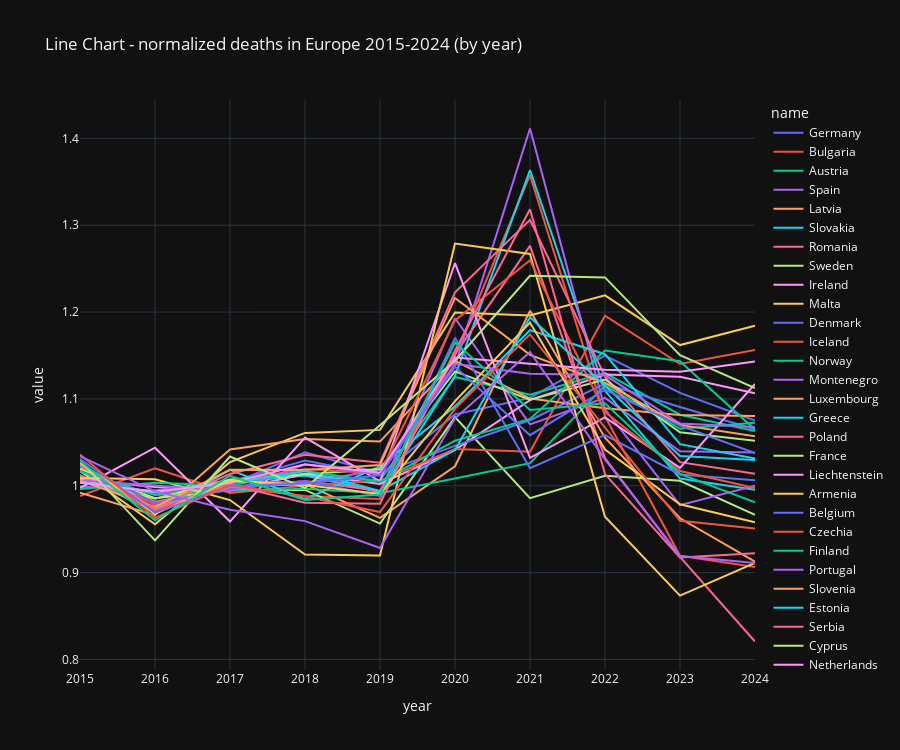

Notebook source saved alongside this figure:
### Markdown cell above
* Note
the chart below shows that all the countries went through the pandemic 2020-2021,
however some countries recovered (1.0 or less), and other countries still have higher than normal death rates (over 1.0).

### Code cell
title = 'Line Chart - normalized deaths in Europe 2015-2024 (by year)'
display(MD(f'### {title}'))

temp = cd[(cd['source']=='deaths') & (cd['filter']=='TOTAL') & (cd['value_type']=='normalized')]
temp = temp.sort_values(by='value', ascending=True)
temp = temp.sort_values(by='year', ascending=True)

fig = px.line(
    temp,
    x='year',
    y='value',
    color='name',
    height=750 ,
    hover_data={
        'name', 'abbr', 'value'
    },
    title=title
    )
fig.update_layout(template="plotly_dark")

### Figure 1 — Plotly figure (JSON) as saved in the notebook; plotly's stock layout.template omitted (floating-point values rounded to 4 significant figures)
{"data": [{"customdata": [["DE", "Germany"], ["DE", "Germany"], ["DE", "Germany"], ["DE", "Germany"], ["DE", "Germany"], ["DE", "Germany"], ["DE", "Germany"], ["DE", "Germany"], ["DE", "Germany"], ["DE", "Germany"]], "hovertemplate": "name=%{customdata[1]}<br>year=%{x}<br>value=%{y}<br>abbr=%{customdata[0]}<extra></extra>", "legendgroup": "Germany", "line": {"color": "#636efa", "dash": "solid"}, "marker": {"symbol": "circle"}, "mode": "lines", "name": "Germany", "orientation": "v", "showlegend": true, "type": "scatter", "x": [2015, 2016, 2017, 2018, 2019, 2020, 2021, 2022, 2023, 2024], "xaxis": "x", "y": [1.016, 0.9793, 1.004, 1.029, 1.012, 1.082, 1.101, 1.15, 1.107, 1.075], "yaxis": "y"}, {"customdata": [["BG", "Bulgaria"], ["BG", "Bulgaria"], ["BG", "Bulgaria"], ["BG", "Bulgaria"], ["BG", "Bulgaria"], ["BG", "Bulgaria"], ["BG", "Bulgaria"], ["BG", "Bulgaria"], ["BG", "Bulgaria"], ["BG", "Bulgaria"]], "hovertemplate": "name=%{customdata[1]}<br>year=%{x}<br>value=%{y}<br>abbr=%{customdata[0]}<extra></extra>", "legendgroup": "Bulgaria", "line": {"color": "#EF553B", "dash": "solid"}, "marker": {"symbol": "circle"}, "mode": "lines", "name": "Bulgaria", "orientation": "v", "showlegend": true, "type": "scatter", "x": [2015, 2016, 2017, 2018, 2019, 2020, 2021, 2022, 2023, 2024], "xaxis": "x", "y": [1.024, 0.9775, 0.9984, 0.9883, 0.9847, 1.15, 1.358, 1.08, 0.9193, 0.9064], "yaxis": "y"}, {"customdata": [["AT", "Austria"], ["AT", "Austria"], ["AT", "Austria"], ["AT", "Austria"], ["AT", "Austria"], ["AT", "Austria"], ["AT", "Austria"], ["AT", "Austria"], ["AT", "Austria"], ["AT", "Austria"]], "hovertemplate": "name=%{customdata[1]}<br>year=%{x}<br>value=%{y}<br>abbr=%{customdata[0]}<extra></extra>", "legendgroup": "Austria", "line": {"color": "#00cc96", "dash": "solid"}, "marker": {"symbol": "circle"}, "mode": "lines", "name": "Austria", "orientation": "v", "showlegend": true, "type": "scatter", "x": [2015, 2016, 2017, 2018, 2019, 2020, 2021, 2022, 2023, 2024], "xaxis": "x", "y": [1.024, 0.9729, 1.003, 1.013, 1.006, 1.125, 1.105, 1.13, 1.082, 1.063], "yaxis": "y"}, {"customdata": [["ES", "Spain"], ["ES", "Spain"], ["ES", "Spain"], ["ES", "Spain"], ["ES", "Spain"], ["ES", "Spain"], ["ES", "Spain"], ["ES", "Spain"], ["ES", "Spain"], ["ES", "Spain"]], "hovertemplate": "name=%{customdata[1]}<br>year=%{x}<br>value=%{y}<br>abbr=%{customdata[0]}<extra></extra>", "legendgroup": "Spain", "line": {"color": "#ab63fa", "dash": "solid"}, "marker": {"symbol": "circle"}, "mode": "lines", "name": "Spain", "orientation": "v", "showlegend": true, "type": "scatter", "x": [2015, 2016, 2017, 2018, 2019, 2020, 2021, 2022, 2023, 2024], "xaxis": "x", "y": [1.023, 0.9712, 1.006, 1.014, 0.9922, 1.193, 1.071, 1.101, 1.04, 1.038], "yaxis": "y"}, {"customdata": [["LV", "Latvia"], ["LV", "Latvia"], ["LV", "Latvia"], ["LV", "Latvia"], ["LV", "Latvia"], ["LV", "Latvia"], ["LV", "Latvia"], ["LV", "Latvia"], ["LV", "Latvia"], ["LV", "Latvia"]], "hovertemplate": "name=%{customdata[1]}<br>year=%{x}<br>value=%{y}<br>abbr=%{customdata[0]}<extra></extra>", "legendgroup": "Latvia", "line": {"color": "#FFA15A", "dash": "solid"}, "marker": {"symbol": "circle"}, "mode": "lines", "name": "Latvia", "orientation": "v", "showlegend": true, "type": "scatter", "x": [2015, 2016, 2017, 2018, 2019, 2020, 2021, 2022, 2023, 2024], "xaxis": "x", "y": [1.01, 0.9913, 0.9989, 1.002, 0.9631, 1.022, 1.201, 1.055, 0.9626, 0.9126], "yaxis": "y"}, {"customdata": [["SK", "Slovakia"], ["SK", "Slovakia"], ["SK", "Slovakia"], ["SK", "Slovakia"], ["SK", "Slovakia"], ["SK", "Slovakia"], ["SK", "Slovakia"], ["SK", "Slovakia"], ["SK", "Slovakia"], ["SK", "Slovakia"]], "hovertemplate": "name=%{customdata[1]}<br>year=%{x}<br>value=%{y}<br>abbr=%{customdata[0]}<extra></extra>", "legendgroup": "Slovakia", "line": {"color": "#19d3f3", "dash": "solid"}, "marker": {"symbol": "circle"}, "mode": "lines", "name": "Slovakia", "orientation": "v", "showlegend": true, "type": "scatter", "x": [2015, 2016, 2017, 2018, 2019, 2020, 2021, 2022, 2023, 2024], "xaxis": "x", "y": [1.023, 0.9733, 1.004, 1.012, 0.9926, 1.126, 1.364, 1.109, 1.008, 0.9953], "yaxis": "y"}, {"customdata": [["RO", "Romania"], ["RO", "Romania"], ["RO", "Romania"], ["RO", "Romania"], ["RO", "Romania"], ["RO", "Romania"], ["RO", "Romania"], ["RO", "Romania"], ["RO", "Romania"], ["RO", "Romania"]], "hovertemplate": "name=%{customdata[1]}<br>year=%{x}<br>value=%{y}<br>abbr=%{customdata[0]}<extra></extra>", "legendgroup": "Romania", "line": {"color": "#FF6692", "dash": "solid"}, "marker": {"symbol": "circle"}, "mode": "lines", "name": "Romania", "orientation": "v", "showlegend": true, "type": "scatter", "x": [2015, 2016, 2017, 2018, 2019, 2020, 2021, 2022, 2023, 2024], "xaxis": "x", "y": [1.021, 0.9817, 0.9977, 1.005, 0.9939, 1.151, 1.276, 1.032, 0.9181, 0.8207], "yaxis": "y"}, {"customdata": [["SE", "Sweden"], ["SE", "Sweden"], ["SE", "Sweden"], ["SE", "Sweden"], ["SE", "Sweden"], ["SE", "Sweden"], ["SE", "Sweden"], ["SE", "Sweden"], ["SE", "Sweden"], ["SE", "Sweden"]], "hovertemplate": "name=%{customdata[1]}<br>year=%{x}<br>value=%{y}<br>abbr=%{customdata[0]}<extra></extra>", "legendgroup": "Sweden", "line": {"color": "#B6E880", "dash": "solid"}, "marker": {"symbol": "circle"}, "mode": "lines", "name": "Sweden", "orientation": "v", "showlegend": true, "type": "scatter", "x": [2015, 2016, 2017, 2018, 2019, 2020, 2021, 2022, 2023, 2024], "xaxis": "x", "y": [1.019, 0.9856, 0.9951, 0.9952, 0.9565, 1.079, 0.9858, 1.012, 1.006, 0.9664], "yaxis": "y"}, {"customdata": [["IE", "Ireland"], ["IE", "Ireland"], ["IE", "Ireland"], ["IE", "Ireland"], ["IE", "Ireland"], ["IE", "Ireland"], ["IE", "Ireland"], ["IE", "Ireland"], ["IE", "Ireland"], ["IE", "Ireland"]], "hovertemplate": "name=%{customdata[1]}<br>year=%{x}<br>value=%{y}<br>abbr=%{customdata[0]}<extra></extra>", "legendgroup": "Ireland", "line": {"color": "#FF97FF", "dash": "solid"}, "marker": {"symbol": "circle"}, "mode": "lines", "name": "Ireland", "orientation": "v", "showlegend": true, "type": "scatter", "x": [2015, 2016, 2017, 2018, 2019, 2020, 2021, 2022, 2023, 2024], "xaxis": "x", "y": [1.007, 0.9984, 0.9946, 1.014, 1.002, 1.041, 1.099, 1.128, 1.126, 1.106], "yaxis": "y"}, {"customdata": [["MT", "Malta"], ["MT", "Malta"], ["MT", "Malta"], ["MT", "Malta"], ["MT", "Malta"], ["MT", "Malta"], ["MT", "Malta"], ["MT", "Malta"], ["MT", "Malta"], ["MT", "Malta"]], "hovertemplate": "name=%{customdata[1]}<br>year=%{x}<br>value=%{y}<br>abbr=%{customdata[0]}<extra></extra>", "legendgroup": "Malta", "line": {"color": "#FECB52", "dash": "solid"}, "marker": {"symbol": "circle"}, "mode": "lines", "name": "Malta", "orientation": "v", "showlegend": true, "type": "scatter", "x": [2015, 2016, 2017, 2018, 2019, 2020, 2021, 2022, 2023, 2024], "xaxis": "x", "y": [1.017, 0.9557, 1.027, 1.061, 1.064, 1.2, 1.196, 1.219, 1.162, 1.184], "yaxis": "y"}, {"customdata": [["DK", "Denmark"], ["DK", "Denmark"], ["DK", "Denmark"], ["DK", "Denmark"], ["DK", "Denmark"], ["DK", "Denmark"], ["DK", "Denmark"], ["DK", "Denmark"], ["DK", "Denmark"], ["DK", "Denmark"]], "hovertemplate": "name=%{customdata[1]}<br>year=%{x}<br>value=%{y}<br>abbr=%{customdata[0]}<extra></extra>", "legendgroup": "Denmark", "line": {"color": "#636efa", "dash": "solid"}, "marker": {"symbol": "circle"}, "mode": "lines", "name": "Denmark", "orientation": "v", "showlegend": true, "type": "scatter", "x": [2015, 2016, 2017, 2018, 2019, 2020, 2021, 2022, 2023, 2024], "xaxis": "x", "y": [1.007, 0.9914, 1.001, 1.038, 1.014, 1.046, 1.075, 1.118, 1.091, 1.065], "yaxis": "y"}, {"customdata": [["IS", "Iceland"], ["IS", "Iceland"], ["IS", "Iceland"], ["IS", "Iceland"], ["IS", "Iceland"], ["IS", "Iceland"], ["IS", "Iceland"], ["IS", "Iceland"], ["IS", "Iceland"], ["IS", "Iceland"]], "hovertemplate": "name=%{customdata[1]}<br>year=%{x}<br>value=%{y}<br>abbr=%{customdata[0]}<extra></extra>", "legendgroup": "Iceland", "line": {"color": "#EF553B", "dash": "solid"}, "marker": {"symbol": "circle"}, "mode": "lines", "name": "Iceland", "orientation": "v", "showlegend": true, "type": "scatter", "x": [2015, 2016, 2017, 2018, 2019, 2020, 2021, 2022, 2023, 2024], "xaxis": "x", "y": [0.9881, 1.02, 0.9917, 1.0, 1.006, 1.042, 1.039, 1.196, 1.14, 1.156], "yaxis": "y"}, {"customdata": [["NO", "Norway"], ["NO", "Norway"], ["NO", "Norway"], ["NO", "Norway"], ["NO", "Norway"], ["NO", "Norway"], ["NO", "Norway"], ["NO", "Norway"], ["NO", "Norway"], ["NO", "Norway"]], "hovertemplate": "name=%{customdata[1]}<br>year=%{x}<br>value=%{y}<br>abbr=%{customdata[0]}<extra></extra>", "legendgroup": "Norway", "line": {"color": "#00cc96", "dash": "solid"}, "marker": {"symbol": "circle"}, "mode": "lines", "name": "Norway", "orientation": "v", "showlegend": true, "type": "scatter", "x": [2015, 2016, 2017, 2018, 2019, 2020, 2021, 2022, 2023, 2024], "xaxis": "x", "y": [1.016, 0.9895, 0.9944, 0.9966, 0.9915, 1.008, 1.026, 1.116, 1.066, 1.072], "yaxis": "y"}, {"customdata": [["ME", "Montenegro"], ["ME", "Montenegro"], ["ME", "Montenegro"], ["ME", "Montenegro"], ["ME", "Montenegro"], ["ME", "Montenegro"], ["ME", "Montenegro"], ["ME", "Montenegro"], ["ME", "Montenegro"], ["ME", "Montenegro"]], "hovertemplate": "name=%{customdata[1]}<br>year=%{x}<br>value=%{y}<br>abbr=%{customdata[0]}<extra></extra>", "legendgroup": "Montenegro", "line": {"color": "#ab63fa", "dash": "solid"}, "marker": {"symbol": "circle"}, "mode": "lines", "name": "Montenegro", "orientation": "v", "showlegend": true, "type": "scatter", "x": [2015, 2016, 2017, 2018, 2019, 2020, 2021, 2022, 2023, 2024], "xaxis": "x", "y": [0.999, 0.9947, 1.006, 1.003, 1.019, 1.138, 1.411, 1.088, 0.9777, 1.0], "yaxis": "y"}, {"customdata": [["LU", "Luxembourg"], ["LU", "Luxembourg"], ["LU", "Luxembourg"], ["LU", "Luxembourg"], ["LU", "Luxembourg"], ["LU", "Luxembourg"], ["LU", "Luxembourg"], ["LU", "Luxembourg"], ["LU", "Luxembourg"], ["LU", "Luxembourg"]], "hovertemplate": "name=%{customdata[1]}<br>year=%{x}<br>value=%{y}<br>abbr=%{customdata[0]}<extra></extra>", "legendgroup": "Luxembourg", "line": {"color": "#FFA15A", "dash": "solid"}, "marker": {"symbol": "circle"}, "mode": "lines", "name": "Luxembourg", "orientation": "v", "showlegend": true, "type": "scatter", "x": [2015, 2016, 2017, 2018, 2019, 2020, 2021, 2022, 2023, 2024], "xaxis": "x", "y": [0.9921, 0.9661, 1.042, 1.054, 1.051, 1.144, 1.1, 1.089, 1.082, 1.08], "yaxis": "y"}, {"customdata": [["EL", "Greece"], ["EL", "Greece"], ["EL", "Greece"], ["EL", "Greece"], ["EL", "Greece"], ["EL", "Greece"], ["EL", "Greece"], ["EL", "Greece"], ["EL", "Greece"], ["EL", "Greece"]], "hovertemplate": "name=%{customdata[1]}<br>year=%{x}<br>value=%{y}<br>abbr=%{customdata[0]}<extra></extra>", "legendgroup": "Greece", "line": {"color": "#19d3f3", "dash": "solid"}, "marker": {"symbol": "circle"}, "mode": "lines", "name": "Greece", "orientation": "v", "showlegend": true, "type": "scatter", "x": [2015, 2016, 2017, 2018, 2019, 2020, 2021, 2022, 2023, 2024], "xaxis": "x", "y": [1.012, 0.9695, 1.018, 0.9845, 1.022, 1.091, 1.179, 1.151, 1.048, 1.031], "yaxis": "y"}, {"customdata": [["PL", "Poland"], ["PL", "Poland"], ["PL", "Poland"], ["PL", "Poland"], ["PL", "Poland"], ["PL", "Poland"], ["PL", "Poland"], ["PL", "Poland"], ["PL", "Poland"], ["PL", "Poland"]], "hovertemplate": "name=%{customdata[1]}<br>year=%{x}<br>value=%{y}<br>abbr=%{customdata[0]}<extra></extra>", "legendgroup": "Poland", "line": {"color": "#FF6692", "dash": "solid"}, "marker": {"symbol": "circle"}, "mode": "lines", "name": "Poland", "orientation": "v", "showlegend": true, "type": "scatter", "x": [2015, 2016, 2017, 2018, 2019, 2020, 2021, 2022, 2023, 2024], "xaxis": "x", "y": [1.012, 0.9744, 1.014, 1.036, 1.026, 1.223, 1.306, 1.126, 1.027, 1.014], "yaxis": "y"}, {"customdata": [["FR", "France"], ["FR", "France"], ["FR", "France"], ["FR", "France"], ["FR", "France"], ["FR", "France"], ["FR", "France"], ["FR", "France"], ["FR", "France"], ["FR", "France"]], "hovertemplate": "name=%{customdata[1]}<br>year=%{x}<br>value=%{y}<br>abbr=%{customdata[0]}<extra></extra>", "legendgroup": "France", "line": {"color": "#B6E880", "dash": "solid"}, "marker": {"symbol": "circle"}, "mode": "lines", "name": "France", "orientation": "v", "showlegend": true, "type": "scatter", "x": [2015, 2016, 2017, 2018, 2019, 2020, 2021, 2022, 2023, 2024], "xaxis": "x", "y": [1.008, 0.9851, 1.007, 1.013, 1.019, 1.132, 1.099, 1.122, 1.062, 1.052], "yaxis": "y"}, {"customdata": [["LI", "Liechtenstein"], ["LI", "Liechtenstein"], ["LI", "Liechtenstein"], ["LI", "Liechtenstein"], ["LI", "Liechtenstein"], ["LI", "Liechtenstein"], ["LI", "Liechtenstein"], ["LI", "Liechtenstein"], ["LI", "Liechtenstein"], ["LI", "Liechtenstein"]], "hovertemplate": "name=%{customdata[1]}<br>year=%{x}<br>value=%{y}<br>abbr=%{customdata[0]}<extra></extra>", "legendgroup": "Liechtenstein", "line": {"color": "#FF97FF", "dash": "solid"}, "marker": {"symbol": "circle"}, "mode": "lines", "name": "Liechtenstein", "orientation": "v", "showlegend": true, "type": "scatter", "x": [2015, 2016, 2017, 2018, 2019, 2020, 2021, 2022, 2023, 2024], "xaxis": "x", "y": [0.9974, 1.044, 0.9588, 1.055, 1.005, 1.256, 1.032, 1.079, 1.021, 1.117], "yaxis": "y"}, {"customdata": [["AM", "Armenia"], ["AM", "Armenia"], ["AM", "Armenia"], ["AM", "Armenia"], ["AM", "Armenia"], ["AM", "Armenia"], ["AM", "Armenia"], ["AM", "Armenia"], ["AM", "Armenia"], ["AM", "Armenia"]], "hovertemplate": "name=%{customdata[1]}<br>year=%{x}<br>value=%{y}<br>abbr=%{customdata[0]}<extra></extra>", "legendgroup": "Armenia", "line": {"color": "#FECB52", "dash": "solid"}, "marker": {"symbol": "circle"}, "mode": "lines", "name": "Armenia", "orientation": "v", "showlegend": true, "type": "scatter", "x": [2015, 2016, 2017, 2018, 2019, 2020, 2021, 2022, 2023, 2024], "xaxis": "x", "y": [1.009, 1.007, 0.9835, 0.9209, 0.9196, 1.279, 1.267, 0.9644, 0.8735, 0.9113], "yaxis": "y"}, {"customdata": [["BE", "Belgium"], ["BE", "Belgium"], ["BE", "Belgium"], ["BE", "Belgium"], ["BE", "Belgium"], ["BE", "Belgium"], ["BE", "Belgium"], ["BE", "Belgium"], ["BE", "Belgium"], ["BE", "Belgium"]], "hovertemplate": "name=%{customdata[1]}<br>year=%{x}<br>value=%{y}<br>abbr=%{customdata[0]}<extra></extra>", "legendgroup": "Belgium", "line": {"color": "#636efa", "dash": "solid"}, "marker": {"symbol": "circle"}, "mode": "lines", "name": "Belgium", "orientation": "v", "showlegend": true, "type": "scatter", "x": [2015, 2016, 2017, 2018, 2019, 2020, 2021, 2022, 2023, 2024], "xaxis": "x", "y": [1.024, 0.9799, 0.9958, 1.005, 0.9881, 1.17, 1.02, 1.058, 1.013, 1.006], "yaxis": "y"}, {"customdata": [["CZ", "Czechia"], ["CZ", "Czechia"], ["CZ", "Czechia"], ["CZ", "Czechia"], ["CZ", "Czechia"], ["CZ", "Czechia"], ["CZ", "Czechia"], ["CZ", "Czechia"], ["CZ", "Czechia"], ["CZ", "Czechia"]], "hovertemplate": "name=%{customdata[1]}<br>year=%{x}<br>value=%{y}<br>abbr=%{customdata[0]}<extra></extra>", "legendgroup": "Czechia", "line": {"color": "#EF553B", "dash": "solid"}, "marker": {"symbol": "circle"}, "mode": "lines", "name": "Czechia", "orientation": "v", "showlegend": true, "type": "scatter", "x": [2015, 2016, 2017, 2018, 2019, 2020, 2021, 2022, 2023, 2024], "xaxis": "x", "y": [1.024, 0.9707, 1.005, 1.019, 1.014, 1.19, 1.26, 1.085, 1.017, 0.9975], "yaxis": "y"}, {"customdata": [["FI", "Finland"], ["FI", "Finland"], ["FI", "Finland"], ["FI", "Finland"], ["FI", "Finland"], ["FI", "Finland"], ["FI", "Finland"], ["FI", "Finland"], ["FI", "Finland"], ["FI", "Finland"]], "hovertemplate": "name=%{customdata[1]}<br>year=%{x}<br>value=%{y}<br>abbr=%{customdata[0]}<extra></extra>", "legendgroup": "Finland", "line": {"color": "#00cc96", "dash": "solid"}, "marker": {"symbol": "circle"}, "mode": "lines", "name": "Finland", "orientation": "v", "showlegend": true, "type": "scatter", "x": [2015, 2016, 2017, 2018, 2019, 2020, 2021, 2022, 2023, 2024], "xaxis": "x", "y": [0.9964, 1.004, 1.0, 1.017, 1.005, 1.052, 1.077, 1.156, 1.143, 1.065], "yaxis": "y"}, {"customdata": [["PT", "Portugal"], ["PT", "Portugal"], ["PT", "Portugal"], ["PT", "Portugal"], ["PT", "Portugal"], ["PT", "Portugal"], ["PT", "Portugal"], ["PT", "Portugal"], ["PT", "Portugal"], ["PT", "Portugal"]], "hovertemplate": "name=%{customdata[1]}<br>year=%{x}<br>value=%{y}<br>abbr=%{customdata[0]}<extra></extra>", "legendgroup": "Portugal", "line": {"color": "#ab63fa", "dash": "solid"}, "marker": {"symbol": "circle"}, "mode": "lines", "name": "Portugal", "orientation": "v", "showlegend": true, "type": "scatter", "x": [2015, 2016, 2017, 2018, 2019, 2020, 2021, 2022, 2023, 2024], "xaxis": "x", "y": [1.006, 1.0, 0.9936, 1.025, 1.013, 1.14, 1.129, 1.127, 1.072, 1.068], "yaxis": "y"}, {"customdata": [["SI", "Slovenia"], ["SI", "Slovenia"], ["SI", "Slovenia"], ["SI", "Slovenia"], ["SI", "Slovenia"], ["SI", "Slovenia"], ["SI", "Slovenia"], ["SI", "Slovenia"], ["SI", "Slovenia"], ["SI", "Slovenia"]], "hovertemplate": "name=%{customdata[1]}<br>year=%{x}<br>value=%{y}<br>abbr=%{customdata[0]}<extra></extra>", "legendgroup": "Slovenia", "line": {"color": "#FFA15A", "dash": "solid"}, "marker": {"symbol": "circle"}, "mode": "lines", "name": "Slovenia", "orientation": "v", "showlegend": true, "type": "scatter", "x": [2015, 2016, 2017, 2018, 2019, 2020, 2021, 2022, 2023, 2024], "xaxis": "x", "y": [1.006, 0.9756, 1.018, 1.018, 1.024, 1.216, 1.151, 1.118, 1.07, 1.057], "yaxis": "y"}, {"customdata": [["EE", "Estonia"], ["EE", "Estonia"], ["EE", "Estonia"], ["EE", "Estonia"], ["EE", "Estonia"], ["EE", "Estonia"], ["EE", "Estonia"], ["EE", "Estonia"], ["EE", "Estonia"], ["EE", "Estonia"]], "hovertemplate": "name=%{customdata[1]}<br>year=%{x}<br>value=%{y}<br>abbr=%{customdata[0]}<extra></extra>", "legendgroup": "Estonia", "line": {"color": "#19d3f3", "dash": "solid"}, "marker": {"symbol": "circle"}, "mode": "lines", "name": "Estonia", "orientation": "v", "showlegend": true, "type": "scatter", "x": [2015, 2016, 2017, 2018, 2019, 2020, 2021, 2022, 2023, 2024], "xaxis": "x", "y": [1.004, 0.9929, 1.003, 1.017, 0.9941, 1.041, 1.194, 1.115, 1.034, 1.03], "yaxis": "y"}, {"customdata": [["RS", "Serbia"], ["RS", "Serbia"], ["RS", "Serbia"], ["RS", "Serbia"], ["RS", "Serbia"], ["RS", "Serbia"], ["RS", "Serbia"], ["RS", "Serbia"], ["RS", "Serbia"], ["RS", "Serbia"]], "hovertemplate": "name=%{customdata[1]}<br>year=%{x}<br>value=%{y}<br>abbr=%{customdata[0]}<extra></extra>", "legendgroup": "Serbia", "line": {"color": "#FF6692", "dash": "solid"}, "marker": {"symbol": "circle"}, "mode": "lines", "name": "Serbia", "orientation": "v", "showlegend": true, "type": "scatter", "x": [2015, 2016, 2017, 2018, 2019, 2020, 2021, 2022, 2023, 2024], "xaxis": "x", "y": [1.025, 0.9742, 1.001, 0.9804, 0.9793, 1.155, 1.318, 1.013, 0.9174, 0.9224], "yaxis": "y"}, {"customdata": [["CY", "Cyprus"], ["CY", "Cyprus"], ["CY", "Cyprus"], ["CY", "Cyprus"], ["CY", "Cyprus"], ["CY", "Cyprus"], ["CY", "Cyprus"], ["CY", "Cyprus"], ["CY", "Cyprus"], ["CY", "Cyprus"]], "hovertemplate": "name=%{customdata[1]}<br>year=%{x}<br>value=%{y}<br>abbr=%{customdata[0]}<extra></extra>", "legendgroup": "Cyprus", "line": {"color": "#B6E880", "dash": "solid"}, "marker": {"symbol": "circle"}, "mode": "lines", "name": "Cyprus", "orientation": "v", "showlegend": true, "type": "scatter", "x": [2015, 2016, 2017, 2018, 2019, 2020, 2021, 2022, 2023, 2024], "xaxis": "x", "y": [1.029, 0.9372, 1.034, 0.9974, 1.07, 1.144, 1.242, 1.24, 1.15, 1.113], "yaxis": "y"}, {"customdata": [["NL", "Netherlands"], ["NL", "Netherlands"], ["NL", "Netherlands"], ["NL", "Netherlands"], ["NL", "Netherlands"], ["NL", "Netherlands"], ["NL", "Netherlands"], ["NL", "Netherlands"], ["NL", "Netherlands"], ["NL", "Netherlands"]], "hovertemplate": "name=%{customdata[1]}<br>year=%{x}<br>value=%{y}<br>abbr=%{customdata[0]}<extra></extra>", "legendgroup": "Netherlands", "line": {"color": "#FF97FF", "dash": "solid"}, "marker": {"symbol": "circle"}, "mode": "lines", "name": "Netherlands", "orientation": "v", "showlegend": true, "type": "scatter", "x": [2015, 2016, 2017, 2018, 2019, 2020, 2021, 2022, 2023, 2024], "xaxis": "x", "y": [1.003, 0.9932, 1.003, 1.025, 1.015, 1.148, 1.14, 1.134, 1.131, 1.143], "yaxis": "y"}, {"customdata": [["HU", "Hungary"], ["HU", "Hungary"], ["HU", "Hungary"], ["HU", "Hungary"], ["HU", "Hungary"], ["HU", "Hungary"], ["HU", "Hungary"], ["HU", "Hungary"], ["HU", "Hungary"], ["HU", "Hungary"]], "hovertemplate": "name=%{customdata[1]}<br>year=%{x}<br>value=%{y}<br>abbr=%{customdata[0]}<extra></extra>", "legendgroup": "Hungary", "line": {"color": "#FECB52", "dash": "solid"}, "marker": {"symbol": "circle"}, "mode": "lines", "name": "Hungary", "orientation": "v", "showlegend": true, "type": "scatter", "x": [2015, 2016, 2017, 2018, 2019, 2020, 2021, 2022, 2023, 2024], "xaxis": "x", "y": [1.026, 0.9676, 1.006, 1.001, 0.9905, 1.097, 1.188, 1.042, 0.9787, 0.9579], "yaxis": "y"}, {"customdata": [["CH", "Switzerland"], ["CH", "Switzerland"], ["CH", "Switzerland"], ["CH", "Switzerland"], ["CH", "Switzerland"], ["CH", "Switzerland"], ["CH", "Switzerland"], ["CH", "Switzerland"], ["CH", "Switzerland"], ["CH", "Switzerland"]], "hovertemplate": "name=%{customdata[1]}<br>year=%{x}<br>value=%{y}<br>abbr=%{customdata[0]}<extra></extra>", "legendgroup": "Switzerland", "line": {"color": "#636efa", "dash": "solid"}, "marker": {"symbol": "circle"}, "mode": "lines", "name": "Switzerland", "orientation": "v", "showlegend": true, "type": "scatter", "x": [2015, 2016, 2017, 2018, 2019, 2020, 2021, 2022, 2023, 2024], "xaxis": "x", "y": [1.031, 0.9691, 0.9999, 1.003, 1.012, 1.137, 1.058, 1.111, 1.069, 1.038], "yaxis": "y"}, {"customdata": [["HR", "Croatia"], ["HR", "Croatia"], ["HR", "Croatia"], ["HR", "Croatia"], ["HR", "Croatia"], ["HR", "Croatia"], ["HR", "Croatia"], ["HR", "Croatia"], ["HR", "Croatia"], ["HR", "Croatia"]], "hovertemplate": "name=%{customdata[1]}<br>year=%{x}<br>value=%{y}<br>abbr=%{customdata[0]}<extra></extra>", "legendgroup": "Croatia", "line": {"color": "#EF553B", "dash": "solid"}, "marker": {"symbol": "circle"}, "mode": "lines", "name": "Croatia", "orientation": "v", "showlegend": true, "type": "scatter", "x": [2015, 2016, 2017, 2018, 2019, 2020, 2021, 2022, 2023, 2024], "xaxis": "x", "y": [1.036, 0.963, 1.001, 0.9876, 0.9697, 1.089, 1.174, 1.067, 0.9596, 0.9507], "yaxis": "y"}, {"customdata": [["IT", "Italy"], ["IT", "Italy"], ["IT", "Italy"], ["IT", "Italy"], ["IT", "Italy"], ["IT", "Italy"], ["IT", "Italy"], ["IT", "Italy"], ["IT", "Italy"], ["IT", "Italy"]], "hovertemplate": "name=%{customdata[1]}<br>year=%{x}<br>value=%{y}<br>abbr=%{customdata[0]}<extra></extra>", "legendgroup": "Italy", "line": {"color": "#00cc96", "dash": "solid"}, "marker": {"symbol": "circle"}, "mode": "lines", "name": "Italy", "orientation": "v", "showlegend": true, "type": "scatter", "x": [2015, 2016, 2017, 2018, 2019, 2020, 2021, 2022, 2023, 2024], "xaxis": "x", "y": [1.028, 0.9603, 1.011, 0.9836, 0.9899, 1.165, 1.087, 1.095, 1.014, 0.9809], "yaxis": "y"}, {"customdata": [["LT", "Lithuania"], ["LT", "Lithuania"], ["LT", "Lithuania"], ["LT", "Lithuania"], ["LT", "Lithuania"], ["LT", "Lithuania"], ["LT", "Lithuania"], ["LT", "Lithuania"], ["LT", "Lithuania"], ["LT", "Lithuania"]], "hovertemplate": "name=%{customdata[1]}<br>year=%{x}<br>value=%{y}<br>abbr=%{customdata[0]}<extra></extra>", "legendgroup": "Lithuania", "line": {"color": "#ab63fa", "dash": "solid"}, "marker": {"symbol": "circle"}, "mode": "lines", "name": "Lithuania", "orientation": "v", "showlegend": true, "type": "scatter", "x": [2015, 2016, 2017, 2018, 2019, 2020, 2021, 2022, 2023, 2024], "xaxis": "x", "y": [1.034, 0.9935, 0.9724, 0.9593, 0.9284, 1.078, 1.154, 1.03, 0.9192, 0.9112], "yaxis": "y"}], "layout": {"height": 750, "legend": {"title": {"text": "name"}, "tracegroupgap": 0}, "title": {"text": "Line Chart - normalized deaths in Europe 2015-2024 (by year)"}, "xaxis": {"anchor": "y", "domain": [0, 1], "title": {"text": "year"}}, "yaxis": {"anchor": "x", "domain": [0, 1], "title": {"text": "value"}}}}
